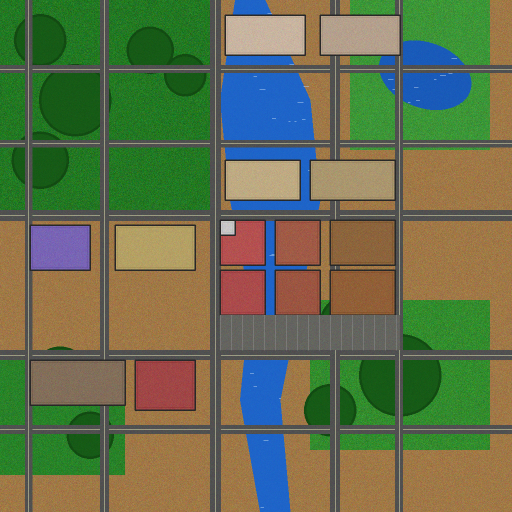
#> input picture data/Drone_SAMPLE.tiff, 1024 x 1024 px (shown at 1/2 size)
$ python data_loader.py
#> lines starting #> are read from the running program, lines starting #| are printed output that depends on the picture
# File to load the data

import os
import sys
import numpy as np
import cv2
from PIL import Image

# This is Optional rasterio for full GeoTIFF metadata
try:
    import rasterio
    _RASTERIO = True
except ImportError:
    _RASTERIO = False

try:
    import tifffile
    _TIFFFILE = True
except ImportError:
    _TIFFFILE = False


SUPPORTED_EXT = {'.tif', '.tiff', '.jpg', '.jpeg', '.png'}


class DroneImageLoader:

    def __init__(self, image_path: str, verbose: bool = True):
        self.image_path = os.path.abspath(image_path)
        self.verbose    = verbose

        if not os.path.exists(self.image_path):
            raise FileNotFoundError(
                f"[DataLoader] File not found: {self.image_path}\n"
                f"  → Place Drone_SAMPLE.tiff inside the data/ folder."
            )

        self._ext = os.path.splitext(self.image_path)[1].lower()
        if self._ext not in SUPPORTED_EXT:
            raise ValueError(
                f"[DataLoader] Unsupported extension '{self._ext}'. "
                f"Supported: {SUPPORTED_EXT}"
            )

        self.image    : np.ndarray = None   # (H, W, 3) uint8
        self.metadata : dict       = {}


    def load(self) -> np.ndarray:
        # To Load the image and return a (H, W, 3) uint8 RGB numpy array.
        self._log(f"Loading: {os.path.basename(self.image_path)}")

        if self._ext in ('.tif', '.tiff'):
            self.image = self._load_tiff()
        else:
            self.image = self._load_standard()

        self._build_metadata()
        self._print_summary()
        return self.image

    def load_as_tiles(self, tile_size: int = 256, overlap: int = 32) -> list:
        """Split the loaded image into overlapping tiles."""
        if self.image is None:
            self.load()

        H, W  = self.image.shape[:2]
        step  = tile_size - overlap
        tiles = []
        row   = 0

        for y in range(0, H, step):
            col = 0
            for x in range(0, W, step):
                y1   = min(y + tile_size, H)
                x1   = min(x + tile_size, W)
                tile = self.image[y:y1, x:x1].copy()

                # Pad with reflection to reach full tile_size
                ph = tile_size - tile.shape[0]
                pw = tile_size - tile.shape[1]
                if ph > 0 or pw > 0:
                    tile = np.pad(tile, ((0, ph), (0, pw), (0, 0)),
                                  mode='reflect')

                tiles.append({
                    'tile': tile, 'row': row, 'col': col,
                    'y0': y, 'x0': x, 'y1': y1, 'x1': x1,
                })
                col += 1
            row += 1

        self._log(f"Tiling → {len(tiles)} tiles "
                  f"({row} rows × {col} cols, "
                  f"tile_size={tile_size}, overlap={overlap})")
        return tiles

    def tile_grid_shape(self, tile_size: int, overlap: int) -> tuple:
        """Return (n_rows, n_cols) of the tile grid."""
        if self.image is None:
            self.load()
        H, W = self.image.shape[:2]
        step = tile_size - overlap
        return (int(np.ceil(H / step)), int(np.ceil(W / step)))

    # For Private loaders

    def _load_tiff(self) -> np.ndarray:
        """Load TIFF: tifffile → PIL → OpenCV fallback chain."""
        if _TIFFFILE:
            try:
                arr = tifffile.imread(self.image_path)
#> arr is the input picture: shape (1024, 1024, 3); mean R, G, B 101.3, 112.4, 77
                self._log(f"  [tifffile] raw shape={arr.shape}, dtype={arr.dtype}")
                return self._to_rgb_uint8(arr)
            except Exception as e:
                self._log(f"  [tifffile] failed ({e}) → trying PIL …")

        try:
            pil = Image.open(self.image_path).convert('RGB')
            return np.array(pil, dtype=np.uint8)
        except Exception as e:
            self._log(f"  [PIL] failed ({e}) → trying OpenCV …")

        arr = cv2.imread(self.image_path, cv2.IMREAD_UNCHANGED)
        if arr is None:
            raise IOError(f"[DataLoader] Cannot read: {self.image_path}")
        return self._to_rgb_uint8(arr)

    def _load_standard(self) -> np.ndarray:
        """Load JPEG / PNG via OpenCV (BGR → RGB)."""
        arr = cv2.imread(self.image_path, cv2.IMREAD_COLOR)
        if arr is None:
            raise IOError(f"[DataLoader] OpenCV failed: {self.image_path}")
        return cv2.cvtColor(arr, cv2.COLOR_BGR2RGB)


    @staticmethod
    def _to_rgb_uint8(arr: np.ndarray) -> np.ndarray:
        """
        Robustly convert any raw ndarray to (H, W, 3) uint8 RGB.
        Handles:  (C,H,W), (H,W), (H,W,1), (H,W,4), uint16, float32
        """
        # Band-first → band-last
        if arr.ndim == 3 and arr.shape[0] < arr.shape[1] and arr.shape[0] in (1,3,4,5):
            arr = np.transpose(arr, (1, 2, 0))

        # Grayscale → RGB
        if arr.ndim == 2:
            arr = np.stack([arr]*3, axis=-1)
        if arr.ndim == 3 and arr.shape[2] == 1:
            arr = np.concatenate([arr]*3, axis=-1)

        # Drop extra bands (keep first 3)
        if arr.ndim == 3 and arr.shape[2] > 3:
            arr = arr[:, :, :3]

        # Stretch to uint8 [0,255] using 2-98 percentile
        arr = arr.astype(np.float32)
        lo, hi = np.percentile(arr, 2), np.percentile(arr, 98)
#> lo = 18; hi = 200
        if hi > lo:
            arr = np.clip((arr - lo) / (hi - lo) * 255.0, 0, 255)
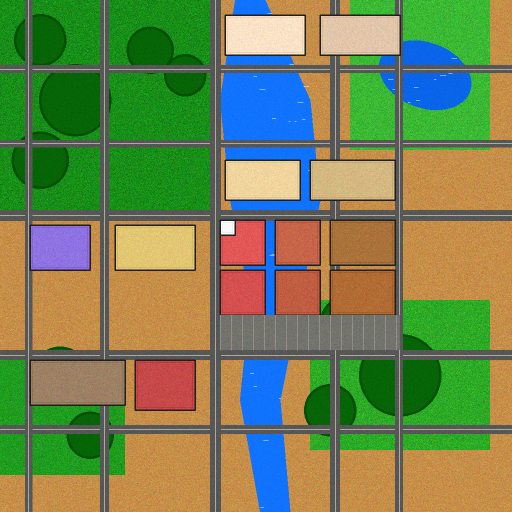
#> arr: shape (1024, 1024, 3) float32 (shown at 1/2 size); mean R, G, B 116.5, 131.9, 82.8
        else:
            arr = np.clip(arr, 0, 255)
        return arr.astype(np.uint8)
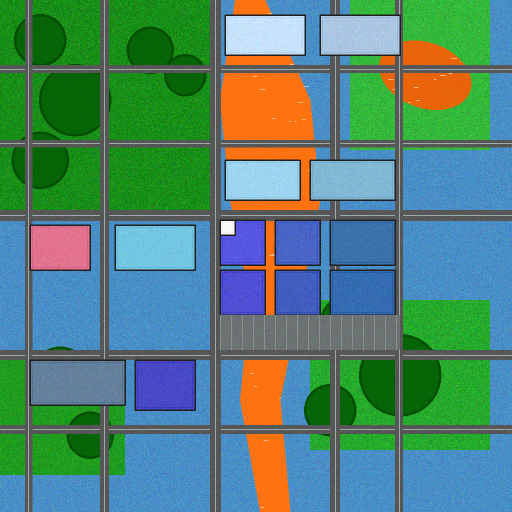
#> returned value: shape (1024, 1024, 3) (shown at 1/2 size); mean of channels 0, 1, 2 116, 131.4, 82.3; drawn as B, G, R

    def _build_metadata(self):
        H, W, C = self.image.shape
#> H = 1024; W = 1024; C = 3
        self.metadata = {
            'file'        : os.path.basename(self.image_path),
            'path'        : self.image_path,
            'size_kb'     : os.path.getsize(self.image_path) // 1024,
            'height_px'   : H,
            'width_px'    : W,
            'channels'    : C,
            'dtype'       : str(self.image.dtype),
            'pixel_min'   : int(self.image.min()),
            'pixel_max'   : int(self.image.max()),
            'pixel_mean'  : round(float(self.image.mean()), 2),
            'memory_mb'   : round(self.image.nbytes / 1_048_576, 2),
        }

    def _print_summary(self):
        if not self.verbose:
            return
        m  = self.metadata
#> m = 11 items
        ln = "─" * 50
        print(f"\n  {ln}")
        print(f"  ✔  Image loaded successfully")
        print(f"  {ln}")
        print(f"  File        : {m['file']}")
#|   File        : Drone_SAMPLE.tiff
        print(f"  Disk size   : {m['size_kb']} KB")
#|   Disk size   : 3072 KB
        print(f"  Dimensions  : {m['height_px']} H × {m['width_px']} W × {m['channels']} C")
#|   Dimensions  : 1024 H × 1024 W × 3 C
        print(f"  Dtype       : {m['dtype']}")
#|   Dtype       : uint8
        print(f"  Pixel range : [{m['pixel_min']}, {m['pixel_max']}]  "
              f"mean = {m['pixel_mean']}")
#|   Pixel range : [0, 255]  mean = 109.88
        print(f"  Memory      : {m['memory_mb']} MB")
#|   Memory      : 3.0 MB
        print(f"  {ln}\n")

    def _log(self, msg: str):
        if self.verbose:
            print(f"[DataLoader] {msg}")


def load_drone_image(image_path: str, verbose: bool = True) -> tuple:
    """
    One-liner to load a drone image.

    Returns
    -------
    (image: np.ndarray (H,W,3) uint8,  metadata: dict)
    """
    loader = DroneImageLoader(image_path, verbose=verbose)
    image  = loader.load()
    return image, loader.metadata


if __name__ == '__main__':
    path = sys.argv[1] if len(sys.argv) > 1 else '../data/Drone_SAMPLE.tiff'
    img, meta = load_drone_image(path)
#> meta = 11 items
    print("Metadata:", meta)
#> (printed output is left out)
    loader = DroneImageLoader(path, verbose=False)
    loader.load()
    tiles = loader.load_as_tiles(256, 32)
#> after the loop in load_as_tiles, `for y in range(0, H, step):`: row = 5; tiles = 25 items
#> tiles = 25 items
    print(f"Tile count : {len(tiles)}")
#| Tile count : 25
    print(f"Tile shape : {tiles[0]['tile'].shape}")
#| Tile shape : (256, 256, 3)
